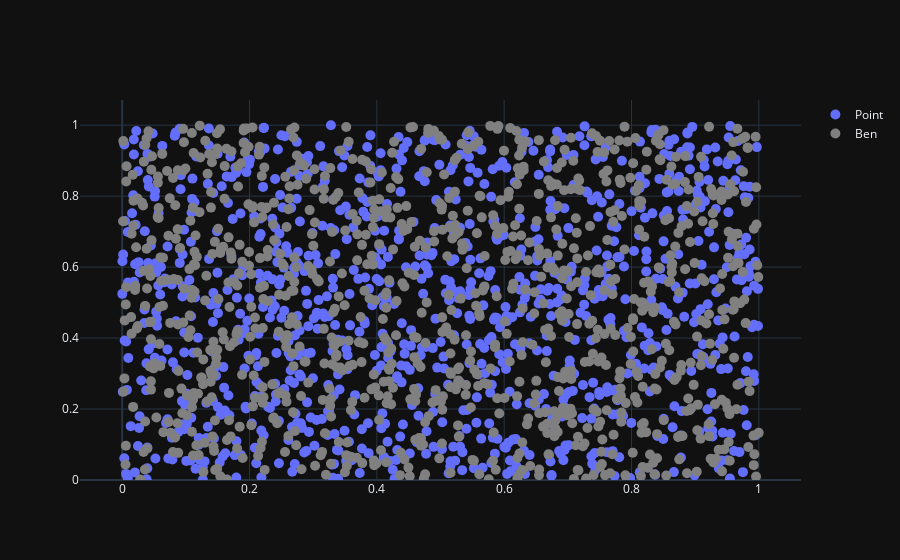

The notebook cell this image was saved under:
### Code cell
x = np.random.random(1000)
y = np.random.random(1000)
df = pd.DataFrame({'x': x, 'y': y})

x = np.random.random(1000)
y = np.random.random(1000)
df2 = pd.DataFrame({'x': x, 'y': y})

ggplot(df, aes(x='x', y='y')) + geom_point() + geom_point(df2, aes(x='x', y='y', color='grey'), name="Ben") + theme_dark()

### Figure 1 — Plotly figure (JSON) as saved in the notebook; plotly's stock layout.template omitted (floating-point values rounded to 4 significant figures; data arrays with more than 128 entries replaced by an {"elided": "..."} marker saying what was removed)
{"data": [{"marker": {"size": 10}, "mode": "markers", "name": "Point", "opacity": 1, "showlegend": true, "type": "scatter", "x": {"elided": "1000 float values"}, "xaxis": "x", "y": {"elided": "1000 float values"}, "yaxis": "y"}, {"marker": {"color": "grey", "size": 10}, "mode": "markers", "name": "Ben", "opacity": 1, "showlegend": true, "type": "scatter", "x": {"elided": "1000 float values"}, "xaxis": "x", "y": {"elided": "1000 float values"}, "yaxis": "y"}], "layout": {"xaxis": {"anchor": "y", "domain": [0, 1]}, "yaxis": {"anchor": "x", "domain": [0, 1], "rangemode": "tozero"}}}
